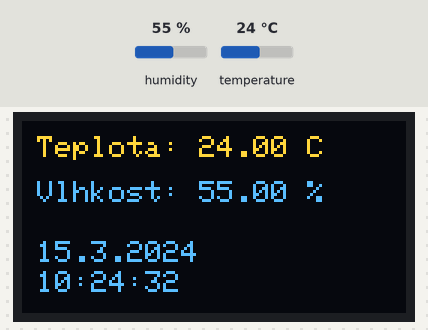
A sketch run on a simulated Arduino Uno, built with avr-gcc and run on an emulated ATmega328P. Shown: 128×64 one-colour display. The inputs (shaded band) are chosen by the test bench; at power-on: humidity 55 %, temperature 24 °C. The OLED is the two-colour kind (top 16 rows yellow); the local clock reads 2024-03-15 10:24:30 at power-on unless the sketch sets it; what the sketch prints to the serial monitor is not drawn.

Above: at 2.3 s.
2.4 s: humidity set to 22 %
At 4.0 s:
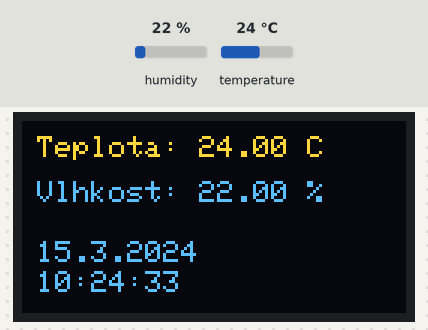
4.7 s: temperature set to 12 °C
At 6.0 s:
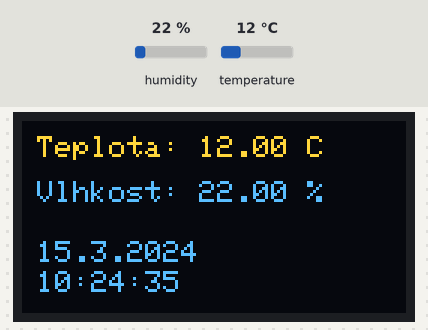
6.7 s: humidity set to 40 %
At 8.0 s:
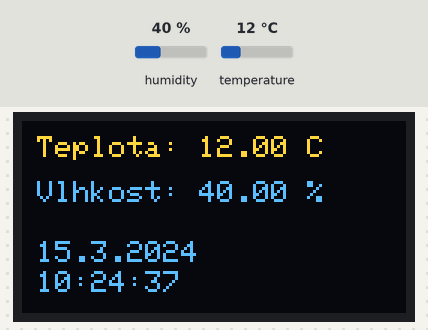
8.7 s: temperature set to 19 °C
At 9.7 s:
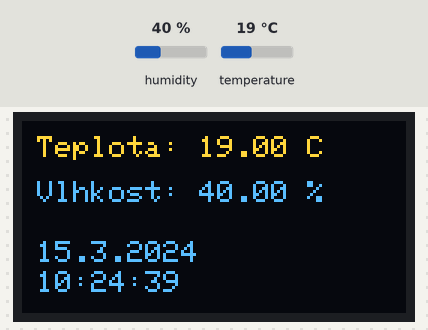
Timing chart, 0 to 11.7 s (numbered marks = the images above; inputs shaded):
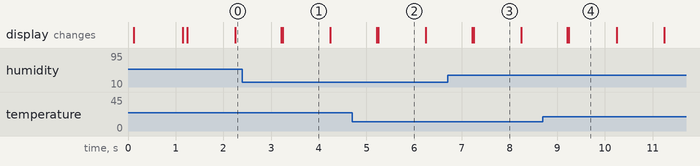

The sketch:

Durfinova_Zariadenie_na_meranie_teploty_a_vlhkosti.ino
```cpp
#include <Wire.h>
#include <Adafruit_SSD1306.h>
#include <Adafruit_GFX.h>
#include <Adafruit_SHT31.h>
#include <RTClib.h>

Adafruit_SHT31 sht31 = Adafruit_SHT31();

#define SCREEN_WIDHT 128
#define SCREEN_HEIGHT 64
#define OLED_I2C_ADDRESS 0x3C
Adafruit_SSD1306 display(SCREEN_WIDHT,SCREEN_HEIGHT,&Wire,-1);

RTC_DS3231 rtc;

unsigned long lastControl = 0;
unsigned long intervalControl = 1000;

void displej(int x, int y, String text){
  display.setCursor(x,y);
  display.print(text);
}

void setup() {
  // put your setup code here, to run once:
  Serial.begin(115200);
  Wire.begin();
  if(!display.begin(SSD1306_SWITCHCAPVCC,OLED_I2C_ADDRESS)){
    Serial.println("Displej sa nepodarilo inicializovat");
    while(1);
  }
  Serial.println("Displej inicializovany");
  display.clearDisplay();
  display.display();
  display.setTextSize(1);
  display.setTextColor(SSD1306_WHITE);
  display.display();
  displej(1,5,"Displej");
  displej(1,15,"inicializovany");


  if(!sht31.begin(0x44)){
    Serial.println("SHT31 sa nepodarilo inicializovat");
    displej(1,30,"SHT31 - chyba");
    display.display();
    while(1);
  }
  Serial.println("SHT31 inicializovany");
  displej(1,30,"SHT31");
  displej(1,40,"inicializovany");
  if(!rtc.begin()){
    Serial.println("RTC modul sa nepodarilo inicializovat");
    displej(1,55,"RTC - chyba");
    display.display();
    while(1);
  }
  Serial.println("RTC inicializovany");
  displej(1,55,"RTC- inicializovany");
  display.display();
  delay(1000);
  display.clearDisplay();
  display.display();
  if(rtc.lostPower()){
    Serial.println("RTC stratilo napanie, nastavujem aktualny cas...");
    rtc.adjust(DateTime(F(__DATE__),F(__TIME__)));
  }
}

void loop() {
  // put your main code here, to run repeatedly:
  if(millis() - lastControl >= intervalControl){
    lastControl = millis();

    float t = sht31.readTemperature();
    float h = sht31.readHumidity();

    display.fillRect(0, 0, 128,40, SSD1306_BLACK);
    if(!isnan(t)&&!isnan(h)){
      displej(5,5,"Teplota: "+ String(t) + " C");
      displej(5,20,"Vlhkost: "+ String(h) + " %");
    } else {
      displej(1,5,"Chyba SHT");
    }
    display.display();
  }

  static unsigned long lastSerial = 0;
  if(millis() - lastSerial >= 500){
    lastSerial = millis();
    display.fillRect(0, 50, 128,10, SSD1306_BLACK);
    DateTime now = rtc.now();
    //zobrazenie času na sériovom monitore
    Serial.print(now.hour() < 10 ? "0" : "");
    Serial.print(now.hour());
    Serial.print(":");
    Serial.print(now.minute() < 10 ? "0" : "");
    Serial.print(now.minute());
    Serial.print(":");
    Serial.print(now.second() < 10 ? "0" : "");
    Serial.println(now.second());

    //zobrazenie dátumu na displej
    display.setCursor(5,40);
    display.print(now.day());
    display.print(".");
    display.print(now.month());
    display.print(".");
    display.print(now.year());

    //zobrazenie času na displej
    display.setCursor(5,50);
    display.print(now.hour() < 10 ? "0" : "");
    display.print(now.hour());
    display.print(":");
    display.print(now.minute() < 10 ? "0" : "");
    display.print(now.minute());
    display.print(":");
    display.print(now.second() < 10 ? "0" : "");
    display.print(now.second());
    display.display();
  }
}
```

Measured:
- what the display in image 1 shows lasts 1.0 s, from 3.2 s to 4.2 s
